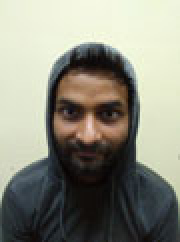
#> input picture python/soc/facerecog/pca/singleeigenface/me.jpg, 90 x 121 px (shown 2 times larger)
$ python singleface.py
#> lines starting #> are read from the running program, lines starting #| are printed output that depends on the picture
#!/bin/env python3.5
#Author: Saurabh Pathak
from matplotlib import pyplot as pl
from cv2 import cvtColor, COLOR_RGB2GRAY
from numpy import cov, matrix, argsort, abs, around
from numpy.linalg import eig
from sys import argv

n = 30 if len(argv) == 1 else int(argv[1])
dataset = matrix(cvtColor(pl.imread('me.jpg'), COLOR_RGB2GRAY), 'float64')
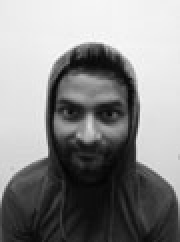
#> dataset: shape (121, 90) float64 (shown 2 times larger); min 4, max 250, mean 138
if (n > dataset.shape[1]):
    print('Wrong parameter.')
    exit(1)
e, v = eig(cov(dataset, rowvar=0))
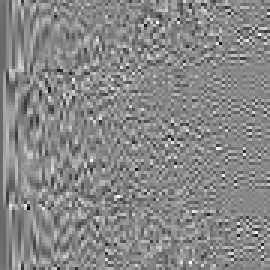
#> v: shape (90, 90) float64 (shown 3 times larger); min -0.49, max 0.429, mean -0.00124; drawn with min black and max white
#> e = 90 values, max 449105.7 at index 0, min 0.00306 at index 79, mean 6872.6
v =  v[:, argsort(abs(e))[::-1]][:,:n]
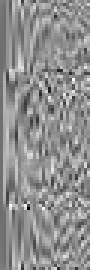
#> v: shape (90, 30) float64 (shown 3 times larger); min -0.49, max 0.371, mean -0.00368; drawn with min black and max white

def disp(n, string, im):
    pl.subplot(120 + n)
    pl.title(string)
    pl.imshow(im, 'Greys_r')
    pl.axis('off')

disp(1, 'Input', dataset)
reduced = around(dataset * v * v.T).astype('uint8')
disp(2, 'Output with '+str(n)+' Principal components', reduced)
pl.show()
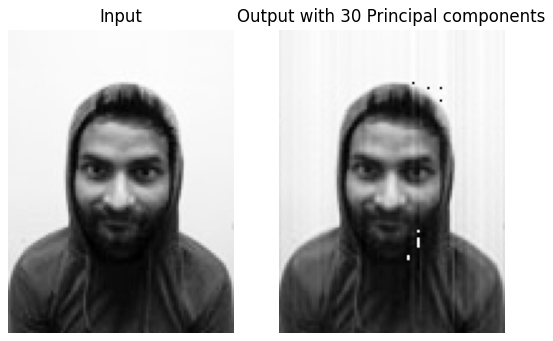
#> figure drawn by matplotlib, 2 panels
